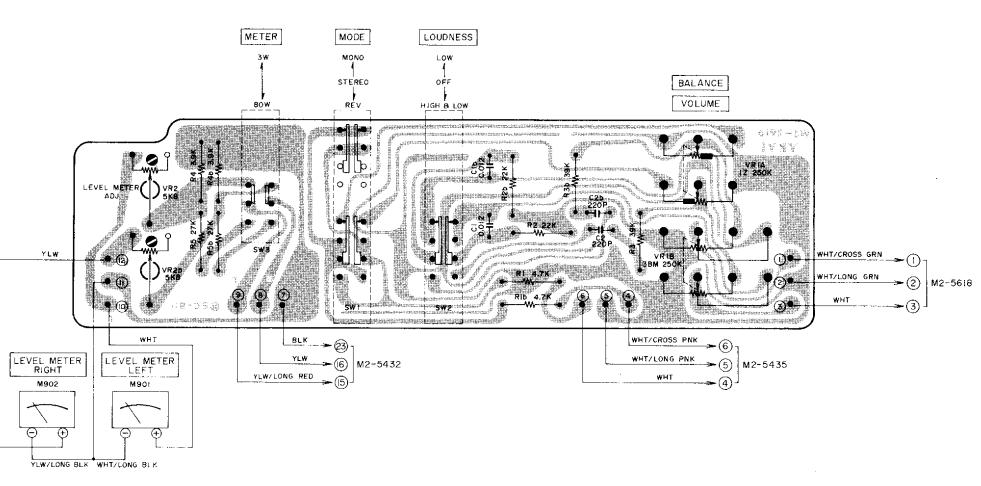
#> input picture data/datasets/nom_composants/train/images/akai2006carte5_png.rf.9a7b994f8b4de6bc5571a84305acace2.jpg, 981 x 486 px
$ python detect2.py ../../../data/datasets/nom_composants/train/images/akai2006carte5_png.rf.9a7b994f8b4de6bc5571a84305acace2.jpg
#> lines starting #> are read from the running program, lines starting #| are printed output that depends on the picture; after the words box and inside, x2 and y2 are one past the last pixel; in counts of white or black regions, pixels touching at a corner belong together
import cv2 # OpenCV
from PIL import Image
import pytesseract
import re
import csv
import os
import sys

# 1. Image loading
img_path = sys.argv[1]
if not os.path.exists(img_path):
    raise FileNotFoundError(f"{img_path} is missingfrom the current folder")
img_cv = cv2.imread(img_path)
#> img_cv is the input picture: shape (486, 981, 3); min 0, max 255, mean 236.7
if img_cv is None:
    raise FileNotFoundError(f"Impossible to load {img_path}")
print(f"Successful loading of {img_path}")
# 2. Convertion to grayscale
gray = cv2.cvtColor(img_cv, cv2.COLOR_BGR2GRAY)
# 3. Preprocessing for OCR
# Adaptative threshold + inversion
thresh = cv2.adaptiveThreshold(gray, 255,cv2.ADAPTIVE_THRESH_GAUSSIAN_C,cv2.THRESH_BINARY_INV, 11, 2)
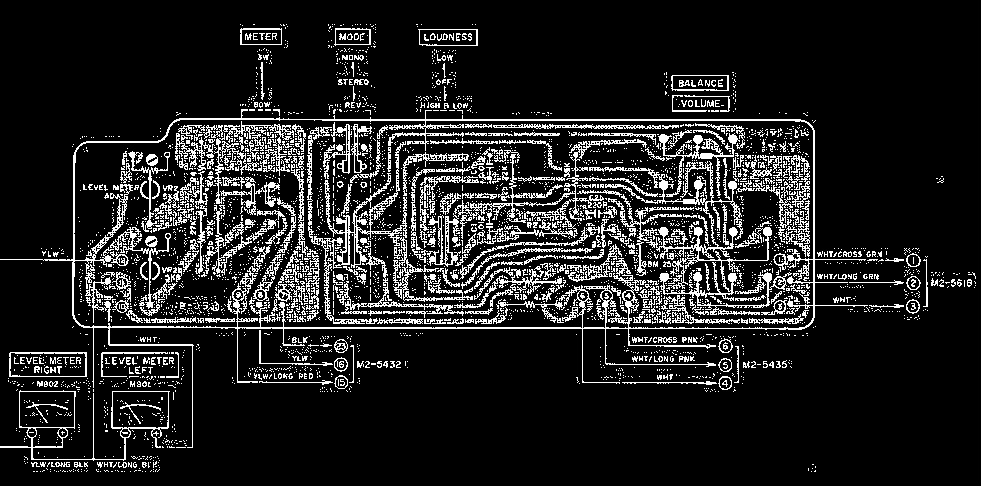
#> thresh: shape (486, 981); 13% white in thin lines or dots
# Expension to join the letters
kernel = cv2.getStructuringElement(cv2.MORPH_RECT, (2, 2))
thresh = cv2.dilate(thresh, kernel, iterations=1)
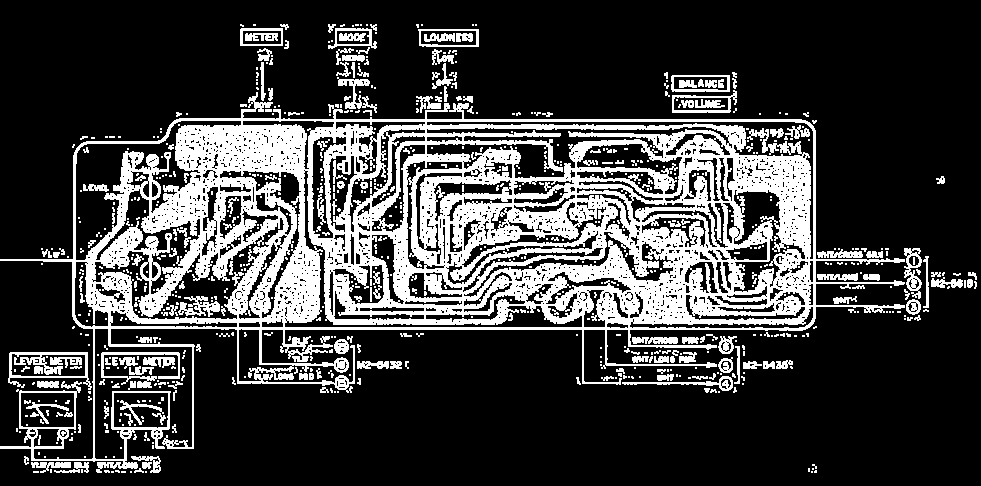
#> thresh: shape (486, 981); 24.7% white; 767 white regions (568 under 20 px), largest, box (x1, y1, x2, y2) and area: (0, 92, 905, 473) 96867, (8, 352, 92, 390) 936, (101, 352, 180, 388) 647
# Backup for checking
preprocessed_path = "preprocessed_"+img_path+".png"
cv2.imwrite(preprocessed_path, thresh)
print(f"Image prétraitée sauvegardée sous : {preprocessed_path}")
# 4. OCR with Tesseract
img_pre = Image.open(preprocessed_path)
#> (the run stopped early here; a loop or call above may not have finished)

$ run again, on data/datasets/nom_composants/train/images/amc_schema1_png.rf.f66ee7118bb11054f997a1b950bd214c.jpg
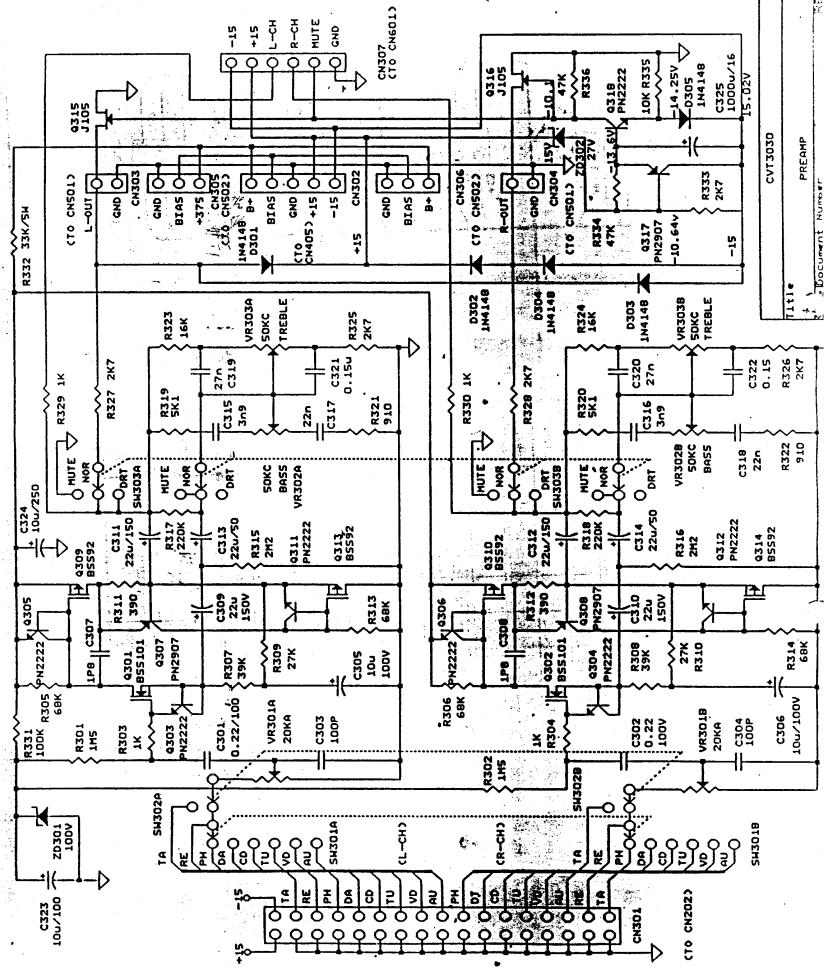
#> input picture data/datasets/nom_composants/train/images/amc_schema1_png.rf.f66ee7118bb11054f997a1b950bd214c.jpg, 826 x 967 px
#> img_cv is the input picture: shape (967, 826, 3); min 0, max 255, mean 219.8
#> `thresh = cv2.adaptiveThreshold(gray, 255,cv2.ADAPTIVE_THRESH_GAUSSIAN_..`:
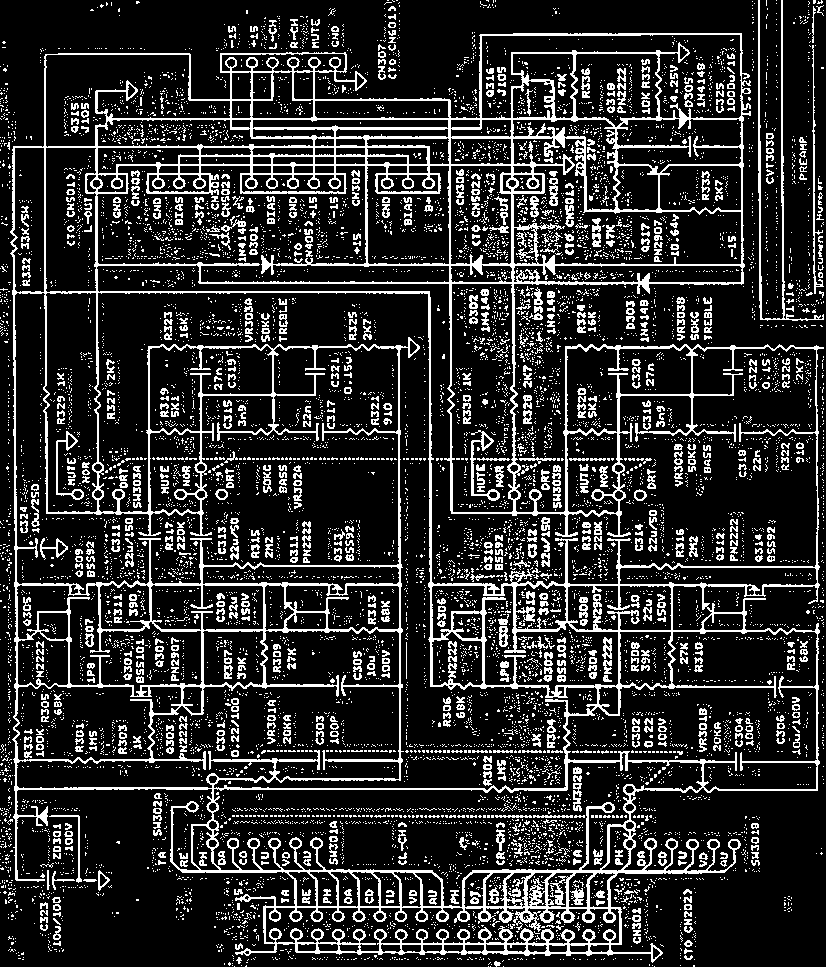
#> thresh: shape (967, 826); 17.6% white in thin lines or dots
#> `thresh = cv2.dilate(thresh, kernel, iterations=1)`:
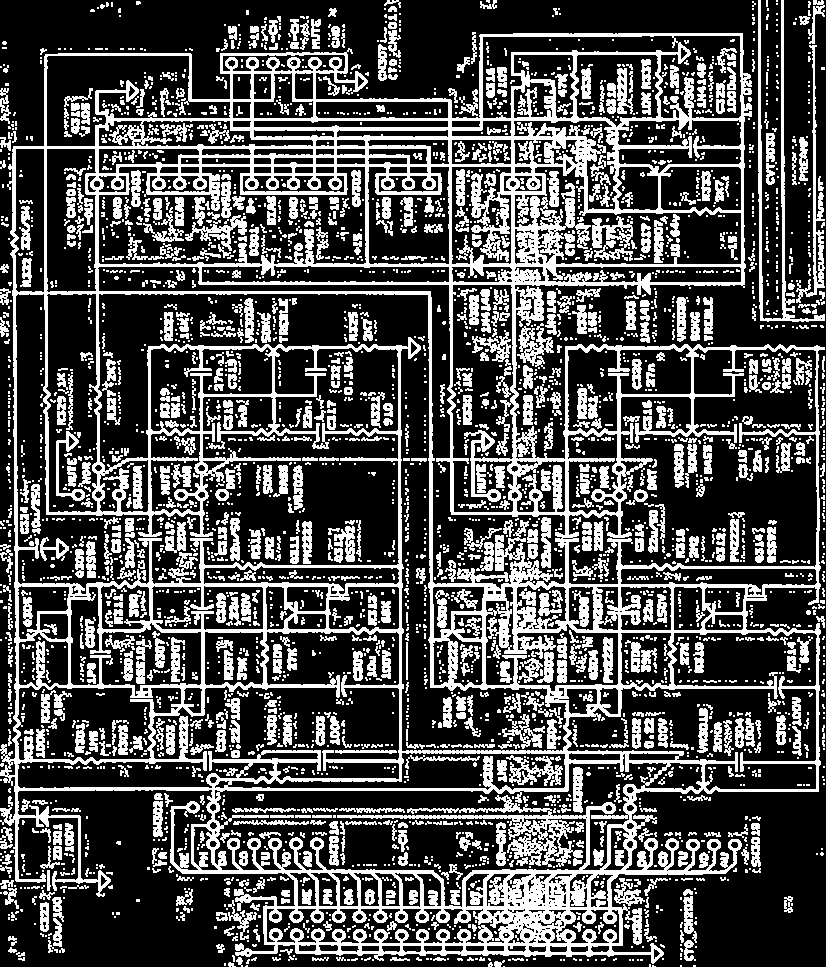
#> thresh: shape (967, 826); 30.9% white; 3797 white regions (2709 under 20 px), largest, box (x1, y1, x2, y2) and area: (0, 33, 825, 964) 128248, (758, 0, 825, 322) 2381, (796, 45, 825, 303) 1290

$ run again, on data/datasets/nom_composants/train/images/amc_schema2_png.rf.b5a61b056a9ae5f0e4b0794aa82f663e.jpg
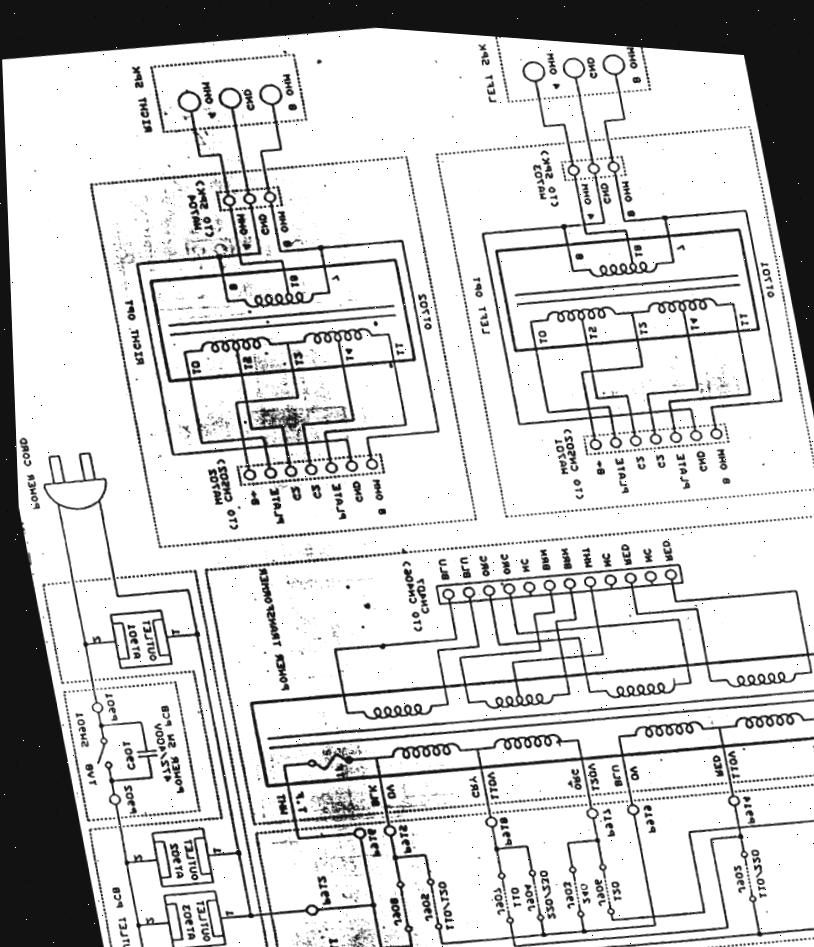
#> input picture data/datasets/nom_composants/train/images/amc_schema2_png.rf.b5a61b056a9ae5f0e4b0794aa82f663e.jpg, 814 x 947 px
#> img_cv is the input picture: shape (947, 814, 3); min 0, max 255, mean 205.7
#> `thresh = cv2.adaptiveThreshold(gray, 255,cv2.ADAPTIVE_THRESH_GAUSSIAN_..`:
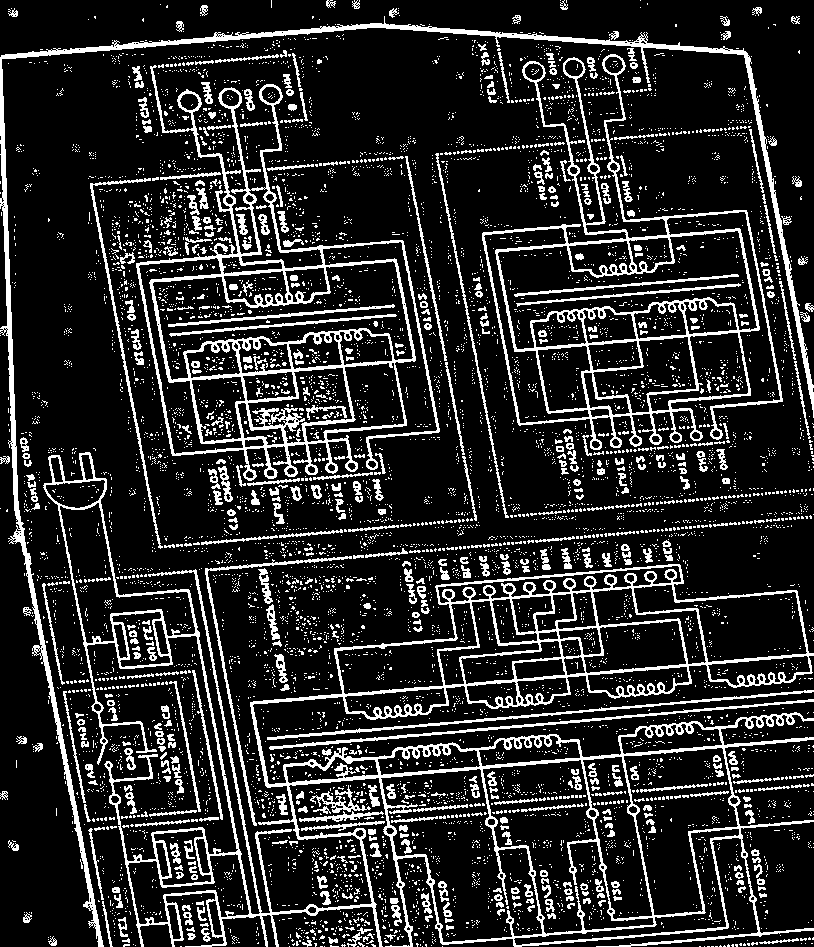
#> thresh: shape (947, 814); 16.4% white in thin lines or dots
#> `thresh = cv2.dilate(thresh, kernel, iterations=1)`:
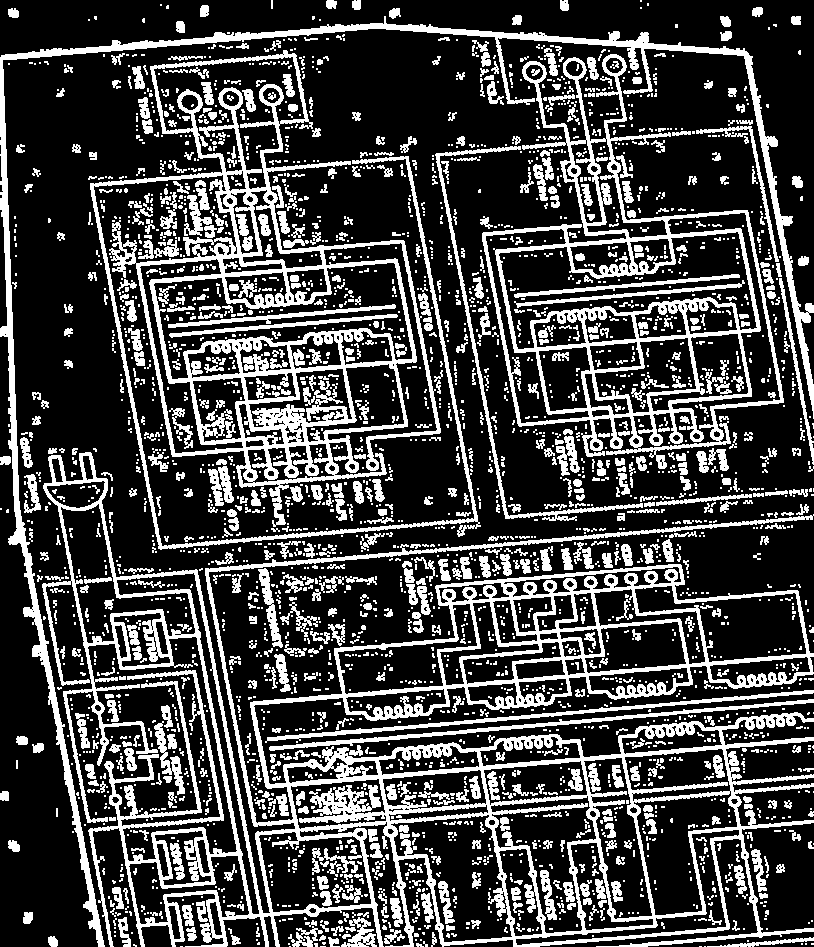
#> thresh: shape (947, 814); 27% white; 3246 white regions (2420 under 20 px), largest, box (x1, y1, x2, y2) and area: (42, 452, 814, 947) 60722, (90, 50, 481, 550) 30111, (482, 54, 784, 469) 18005
